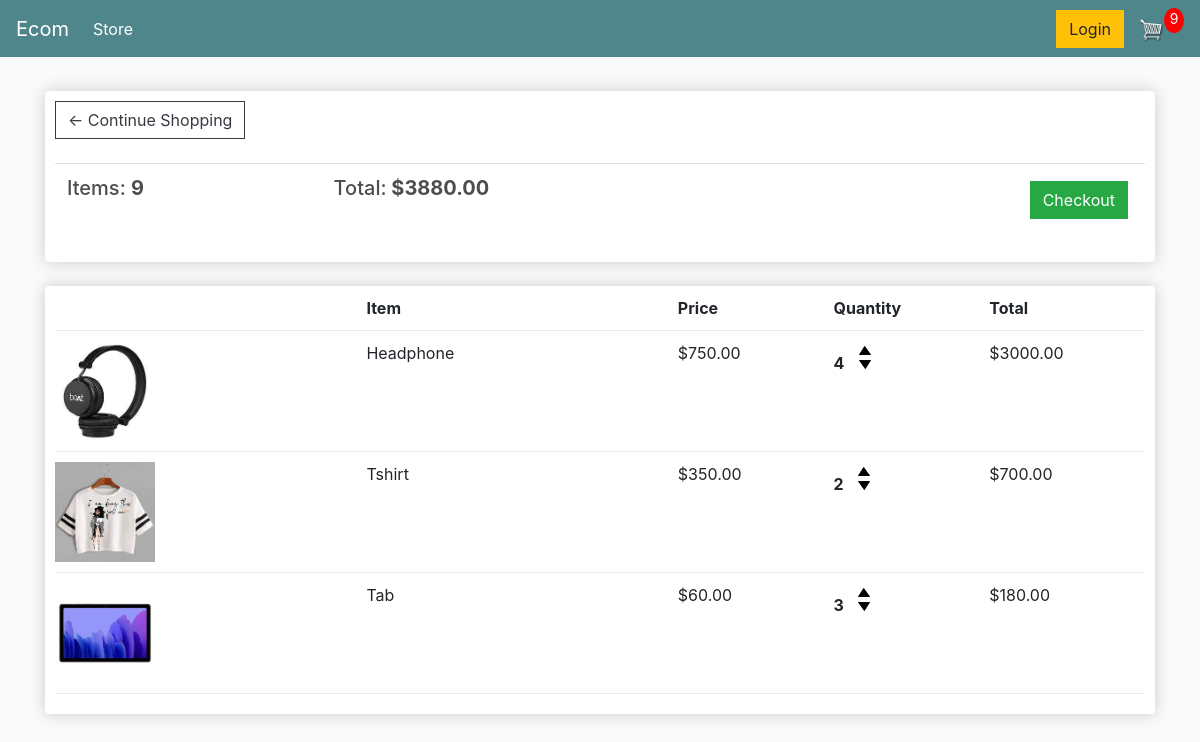
The app's page /cart/ (signed in) with its own data.
### app/models.py (models this page shows, shortened)
class Order(models.Model):
	customer = models.ForeignKey(Customer, on_delete=models.SET_NULL, null=True, blank=True)
	date_ordered = models.DateTimeField(auto_now_add=True)
	complete = models.BooleanField(default=False, null=True, blank=False)
	transaction_id = models.CharField(max_length=100, null=True)
	@property
	def get_cart_total(self):
		orderitems = self.orderitem_set.all()
		total = sum([item.get_total for item in orderitems])
		return total
	@property
	def get_cart_items(self):
		orderitems = self.orderitem_set.all()
		total = sum([item.quantity for item in orderitems])
		return total

class OrderItem(models.Model):
	product = models.ForeignKey(Product, on_delete=models.SET_NULL, null=True)
	order = models.ForeignKey(Order, on_delete=models.SET_NULL, null=True)
	quantity = models.IntegerField(default=0, null=True, blank=True)
	date_added = models.DateTimeField(auto_now_add=True)
	@property
	def get_total(self):
		total = self.product.price * self.quantity
		return total

class Product(models.Model):
	name = models.CharField(max_length=200)
	price = models.DecimalField(max_digits=5,decimal_places=2)
	digital = models.BooleanField(default=False,null=True, blank=True)
	image = models.ImageField(null=True, blank=True)
	@property
	def imageURL(self):
		try:
			url = self.image.url
		except:
			url = ''
		return url

### app/views.py (the view)
# urls.py: path('cart/', views.cart, name="cart"),
def cart(request):
    data = cartData(request)
    cartItems = data['cartItems']
    order = data['order']
    items = data['items']
    context = {'items': items, 'order': order, 'cartItems': cartItems}
    return render(request, 'app/cart.html', context)

### app/utils.py (called while the page is built)
def cartData(request):
    if request.user.is_authenticated:
        customer = request.user.customer
        order, created = Order.objects.get_or_create(customer=customer, complete=False)
        items = order.orderitem_set.all()
        cartItems = order.get_cart_items
    else:
        cookieData = cookieCart(request)
        cartItems = cookieData['cartItems']
        order = cookieData['order']
        items = cookieData['items']
    return{'cartItems':cartItems,'order':order,'items':items}

### app/Templates/app/cart.html
{% extends 'app/main.html' %}
{% load static %}
{% block content %}
	<div class="row">
		<div class="col-lg-12">
			<div class="box-element">
				<a  class="btn btn-outline-dark" href="{% url 'store' %}">&#x2190; Continue Shopping</a>
				<br>
				<br>
				<table class="table">
					<tr>
						<th><h5>Items: <strong>{{order.get_cart_items}}</strong></h5></th>
						<th><h5>Total:<strong> ${{order.get_cart_total|floatformat:2}}</strong></h5></th>
						<th>
							<a  style="float:right; margin:5px;" class="btn btn-success" href="{% url 'checkout' %}">Checkout</a>
						</th>
					</tr>
				</table>
			</div>
			<br>
			<div class="box-element">
				<div class="cart-row">
					<div style="flex:2"></div>
					<div style="flex:2"><strong>Item</strong></div>
					<div style="flex:1"><strong>Price</strong></div>
					<div style="flex:1"><strong>Quantity</strong></div>
					<div style="flex:1"><strong>Total</strong></div>
				</div>
				{% for item in items %}
				<div class="cart-row">
					<div style="flex:2"><img class="row-image" src="{{item.product.imageURL}}"></div>
					<div style="flex:2"><p>{{item.product.name}}</p></div>
						<div style="flex:1"><p>${{item.product.price|floatformat:2}}</p></div>
					<div style="flex:1">
						<p class="quantity">{{item.quantity}}</p>
						<div class="quantity">
							<img data-product="{{item.product.id}}" data-action="add" class="chg-quantity update-cart" src="{% static  'images/arrow-up.png' %}">
							<img data-product="{{item.product.id}}" data-action="remove" class="chg-quantity update-cart" src="{% static  'images/arrow-down.png' %}">
						</div>
					</div>
					<div style="flex:1"><p>${{item.get_total|floatformat:2}}</p></div>
				</div>
				{% endfor %}
			</div>
		</div>
	</div>
{% endblock content %}

### static/css/main.css (style rules this page uses)
body { background-color: hsl(0, 0%, 98%); }
h1,h2,h3,h4,h5,h6 { color:hsl(0, 0%, 30%); }
.box-element { box-shadow:hsl(0, 0%, 80%) 0 0 16px; background-color: #fff; border-radius: 4px; padding: 10px; }
.col-lg-4, .col-lg-6, .col-lg-8, .col-lg-12 { margin-top: 10px; }
.btn { border-radius: 0; }
.row-image { width: 100px; }
.cart-row { display: flex; align-items: flex-stretch; padding-bottom: 10px; margin-bottom: 10px; border-bottom: 1px solid #ececec; }
.quantity { display: inline-block; font-weight: 700; padding-right:10px; }
.chg-quantity { width: 12px; cursor: pointer; display: block; margin-top: 5px; transition:.1s; }

### records on screen
Order: get_cart_items "9", get_cart_total "3880.00"
OrderItem: product.imageURL (picture), product.name "Headphone", product.price "750.00", quantity "4", get_total "3000.00"
OrderItem: product.imageURL (picture), product.name "Tshirt", product.price "350.00", quantity "2", get_total "700.00"
OrderItem: product.imageURL (picture), product.name "Tab", product.price "60.00", quantity "3", get_total "180.00"

### other values on screen
{{ cartItems }} "9"
